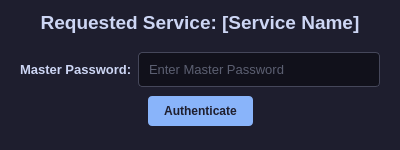
<?xml version="1.0" encoding="UTF-8"?>
<ui version="4.0">
 <class>Dialog</class>
 <widget class="QDialog" name="Dialog">
  <property name="geometry">
   <rect>
    <x>0</x>
    <y>0</y>
    <width>400</width>
    <height>150</height>
   </rect>
  </property>
  <property name="windowTitle">
   <string>Reveal Service Password</string>
  </property>
  <property name="windowIcon">
   <iconset>
    <normaloff>../assets/siriusvault.ico</normaloff>../assets/siriusvault.ico</iconset>
  </property>
  <property name="styleSheet">
   <string notr="true">QDialog {
    background-color: #1e1e2e;
    color: #cdd6f4;
    font-family: &quot;Segoe UI&quot;;
}</string>
  </property>
  <layout class="QVBoxLayout" name="verticalLayout">
   <item>
    <widget class="QLabel" name="lbl_service_title">
     <property name="styleSheet">
      <string notr="true">QLabel {
    color: #cdd6f4;
    font-size: 14pt;
    font-weight: bold;
}</string>
     </property>
     <property name="text">
      <string>Requested Service: [Service Name]</string>
     </property>
     <property name="alignment">
      <set>Qt::AlignCenter</set>
     </property>
    </widget>
   </item>
   <item>
    <widget class="QStackedWidget" name="stackedWidget">
     <property name="styleSheet">
      <string notr="true"/>
     </property>
     <property name="currentIndex">
      <number>0</number>
     </property>
     <widget class="QWidget" name="pm_rev_auth">
      <property name="styleSheet">
       <string notr="true">QWidget {
    background-color: #1e1e2e;
    color: #cdd6f4;
    font-family: &quot;Segoe UI&quot;;
}</string>
      </property>
      <layout class="QVBoxLayout" name="verticalLayout_2">
       <item>
        <layout class="QHBoxLayout" name="horizontalLayout_3">
         <item>
          <widget class="QLabel" name="label_2">
           <property name="styleSheet">
            <string notr="true">QLabel {
    color: #cdd6f4;
    font-size: 10pt;
    font-weight: bold;
}</string>
           </property>
           <property name="text">
            <string>Master Password:</string>
           </property>
          </widget>
         </item>
         <item>
          <widget class="QLineEdit" name="input_dialog_reqP_masterP">
           <property name="styleSheet">
            <string notr="true">QLineEdit {
    background-color: #11111b;
    border: 1px solid #45475a;
    border-radius: 4px;
    color: #a6adc8;
    padding: 8px;
    font-size: 10pt;
}

QLineEdit:focus {
    border: 1px solid #89b4fa;
}</string>
           </property>
           <property name="echoMode">
            <enum>QLineEdit::Password</enum>
           </property>
           <property name="placeholderText">
            <string>Enter Master Password</string>
           </property>
          </widget>
         </item>
        </layout>
       </item>
       <item>
        <layout class="QHBoxLayout" name="horizontalLayout_2">
         <item>
          <spacer name="horizontalSpacer_3">
           <property name="orientation">
            <enum>Qt::Horizontal</enum>
           </property>
           <property name="sizeHint" stdset="0">
            <size>
             <width>68</width>
             <height>20</height>
            </size>
           </property>
          </spacer>
         </item>
         <item>
          <widget class="QPushButton" name="btn_dialog_reqP_auth">
           <property name="styleSheet">
            <string notr="true">QPushButton {
    background-color: #89b4fa;
    color: #1e1e2e;
    border: none;
    border-radius: 4px;
    padding: 8px 16px;
    font-weight: bold;
}

QPushButton:hover {
    background-color: #b4befe;
}

QPushButton:pressed {
    background-color: #74c7ec;
}</string>
           </property>
           <property name="text">
            <string>Authenticate</string>
           </property>
          </widget>
         </item>
         <item>
          <spacer name="horizontalSpacer_2">
           <property name="orientation">
            <enum>Qt::Horizontal</enum>
           </property>
           <property name="sizeHint" stdset="0">
            <size>
             <width>68</width>
             <height>20</height>
            </size>
           </property>
          </spacer>
         </item>
        </layout>
       </item>
      </layout>
     </widget>
     <widget class="QWidget" name="page_2">
      <property name="styleSheet">
       <string notr="true">QWidget {
    background-color: #1e1e2e;
    color: #cdd6f4;
    font-family: &quot;Segoe UI&quot;;
}</string>
      </property>
      <layout class="QVBoxLayout" name="verticalLayout_3">
       <item>
        <layout class="QHBoxLayout" name="horizontalLayout_4">
         <item>
          <widget class="QLabel" name="label">
           <property name="styleSheet">
            <string notr="true">QLabel {
    color: #cdd6f4;
    font-size: 10pt;
    font-weight: bold;
}</string>
           </property>
           <property name="text">
            <string>Service Password:</string>
           </property>
          </widget>
         </item>
         <item>
          <widget class="QLineEdit" name="output_dialog_reqP_serviceP">
           <property name="styleSheet">
            <string notr="true">QLineEdit {
    background-color: #11111b;
    border: 1px solid #45475a;
    border-radius: 4px;
    color: #a6adc8;
    padding: 8px;
    font-size: 10pt;
}

QLineEdit:focus {
    border: 1px solid #89b4fa;
}</string>
           </property>
           <property name="echoMode">
            <enum>QLineEdit::Password</enum>
           </property>
           <property name="readOnly">
            <bool>true</bool>
           </property>
          </widget>
         </item>
        </layout>
       </item>
       <item>
        <layout class="QHBoxLayout" name="horizontalLayout">
         <item>
          <widget class="QPushButton" name="btn_dialog_reqP_reveal">
           <property name="styleSheet">
            <string notr="true">QPushButton {
    background-color: #89b4fa;
    color: #1e1e2e;
    border: none;
    border-radius: 4px;
    padding: 8px 16px;
    font-weight: bold;
}

QPushButton:hover {
    background-color: #b4befe;
}

QPushButton:pressed {
    background-color: #74c7ec;
}</string>
           </property>
           <property name="text">
            <string>Reveal</string>
           </property>
          </widget>
         </item>
         <item>
          <widget class="QPushButton" name="btn_dialog_reqP_copy">
           <property name="styleSheet">
            <string notr="true">QPushButton {
    background-color: #89b4fa;
    color: #1e1e2e;
    border: none;
    border-radius: 4px;
    padding: 8px 16px;
    font-weight: bold;
}

QPushButton:hover {
    background-color: #b4befe;
}

QPushButton:pressed {
    background-color: #74c7ec;
}</string>
           </property>
           <property name="text">
            <string>Copy</string>
           </property>
          </widget>
         </item>
         <item>
          <spacer name="horizontalSpacer">
           <property name="orientation">
            <enum>Qt::Horizontal</enum>
           </property>
           <property name="sizeHint" stdset="0">
            <size>
             <width>40</width>
             <height>20</height>
            </size>
           </property>
          </spacer>
         </item>
         <item>
          <widget class="QPushButton" name="btn_dialog_reqP_close">
           <property name="styleSheet">
            <string notr="true">QPushButton {
    background-color: #313244;
    color: #cdd6f4;
    border: 1px solid #45475a;
    border-radius: 4px;
    padding: 8px 16px;
}

QPushButton:hover {
    background-color: #45475a;
    color: #ffffff;
}</string>
           </property>
           <property name="text">
            <string>Close</string>
           </property>
          </widget>
         </item>
        </layout>
       </item>
      </layout>
     </widget>
    </widget>
   </item>
  </layout>
 </widget>
 <resources/>
 <connections/>
</ui>
